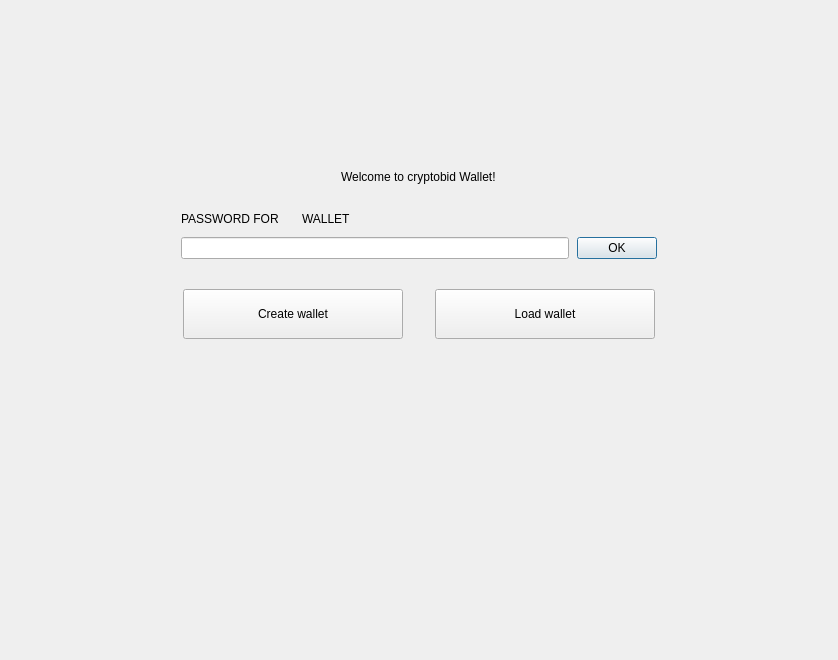
<?xml version="1.0" encoding="UTF-8"?>
<ui version="4.0">
 <class>NoWalletFrame</class>
 <widget class="QFrame" name="NoWalletFrame">
  <property name="geometry">
   <rect>
    <x>0</x>
    <y>0</y>
    <width>838</width>
    <height>660</height>
   </rect>
  </property>
  <property name="windowTitle">
   <string>Frame</string>
  </property>
  <property name="frameShape">
   <enum>QFrame::NoFrame</enum>
  </property>
  <property name="frameShadow">
   <enum>QFrame::Raised</enum>
  </property>
  <layout class="QVBoxLayout" name="verticalLayout">
   <property name="spacing">
    <number>0</number>
   </property>
   <property name="leftMargin">
    <number>0</number>
   </property>
   <property name="topMargin">
    <number>0</number>
   </property>
   <property name="rightMargin">
    <number>0</number>
   </property>
   <property name="bottomMargin">
    <number>0</number>
   </property>
   <item>
    <spacer name="verticalSpacer">
     <property name="orientation">
      <enum>Qt::Vertical</enum>
     </property>
     <property name="sizeType">
      <enum>QSizePolicy::Fixed</enum>
     </property>
     <property name="sizeHint" stdset="0">
      <size>
       <width>20</width>
       <height>170</height>
      </size>
     </property>
    </spacer>
   </item>
   <item alignment="Qt::AlignHCenter">
    <widget class="WalletGui::WalletHeaderLabel" name="m_welcomeLabel">
     <property name="text">
      <string>Welcome to cryptobid Wallet!</string>
     </property>
    </widget>
   </item>
   <item>
    <spacer name="verticalSpacer_4">
     <property name="orientation">
      <enum>Qt::Vertical</enum>
     </property>
     <property name="sizeType">
      <enum>QSizePolicy::Fixed</enum>
     </property>
     <property name="sizeHint" stdset="0">
      <size>
       <width>20</width>
       <height>25</height>
      </size>
     </property>
    </spacer>
   </item>
   <item alignment="Qt::AlignHCenter">
    <widget class="QFrame" name="m_passwordFrame">
     <property name="minimumSize">
      <size>
       <width>476</width>
       <height>0</height>
      </size>
     </property>
     <property name="maximumSize">
      <size>
       <width>338</width>
       <height>16777215</height>
      </size>
     </property>
     <property name="frameShape">
      <enum>QFrame::NoFrame</enum>
     </property>
     <property name="frameShadow">
      <enum>QFrame::Raised</enum>
     </property>
     <layout class="QVBoxLayout" name="verticalLayout_2">
      <property name="spacing">
       <number>8</number>
      </property>
      <property name="leftMargin">
       <number>0</number>
      </property>
      <property name="topMargin">
       <number>0</number>
      </property>
      <property name="rightMargin">
       <number>0</number>
      </property>
      <property name="bottomMargin">
       <number>0</number>
      </property>
      <item>
       <layout class="QHBoxLayout" name="horizontalLayout_4">
        <item>
         <widget class="QLabel" name="m_passwordTextLabel">
          <property name="sizePolicy">
           <sizepolicy hsizetype="Maximum" vsizetype="Preferred">
            <horstretch>0</horstretch>
            <verstretch>0</verstretch>
           </sizepolicy>
          </property>
          <property name="styleSheet">
           <string notr="true">[errorState=&quot;true&quot;] {
  color: #ef3131;
}</string>
          </property>
          <property name="text">
           <string>PASSWORD FOR</string>
          </property>
         </widget>
        </item>
        <item>
         <widget class="QLabel" name="m_walletNameLabel">
          <property name="text">
           <string/>
          </property>
         </widget>
        </item>
        <item>
         <widget class="QLabel" name="m_walletTextLabel">
          <property name="text">
           <string>WALLET</string>
          </property>
         </widget>
        </item>
        <item>
         <spacer name="horizontalSpacer_4">
          <property name="orientation">
           <enum>Qt::Horizontal</enum>
          </property>
          <property name="sizeHint" stdset="0">
           <size>
            <width>40</width>
            <height>20</height>
           </size>
          </property>
         </spacer>
        </item>
       </layout>
      </item>
      <item>
       <layout class="QHBoxLayout" name="horizontalLayout_5">
        <item>
         <widget class="QLineEdit" name="m_passwordEdit">
          <property name="sizePolicy">
           <sizepolicy hsizetype="Expanding" vsizetype="Fixed">
            <horstretch>0</horstretch>
            <verstretch>0</verstretch>
           </sizepolicy>
          </property>
          <property name="styleSheet">
           <string notr="true">[errorState=&quot;true&quot;] {
  border-color: #ef3131;
}</string>
          </property>
          <property name="echoMode">
           <enum>QLineEdit::Password</enum>
          </property>
         </widget>
        </item>
        <item>
         <widget class="WalletGui::WalletOkButton" name="m_okButton">
          <property name="enabled">
           <bool>true</bool>
          </property>
          <property name="text">
           <string>OK</string>
          </property>
          <property name="default">
           <bool>true</bool>
          </property>
         </widget>
        </item>
       </layout>
      </item>
     </layout>
    </widget>
   </item>
   <item>
    <spacer name="verticalSpacer_2">
     <property name="orientation">
      <enum>Qt::Vertical</enum>
     </property>
     <property name="sizeType">
      <enum>QSizePolicy::Fixed</enum>
     </property>
     <property name="sizeHint" stdset="0">
      <size>
       <width>20</width>
       <height>30</height>
      </size>
     </property>
    </spacer>
   </item>
   <item>
    <layout class="QHBoxLayout" name="horizontalLayout">
     <property name="spacing">
      <number>0</number>
     </property>
     <item>
      <spacer name="horizontalSpacer_2">
       <property name="orientation">
        <enum>Qt::Horizontal</enum>
       </property>
       <property name="sizeHint" stdset="0">
        <size>
         <width>40</width>
         <height>20</height>
        </size>
       </property>
      </spacer>
     </item>
     <item>
      <widget class="WalletGui::WalletLargeBlueButton" name="m_createWalletButton">
       <property name="sizePolicy">
        <sizepolicy hsizetype="Fixed" vsizetype="Fixed">
         <horstretch>0</horstretch>
         <verstretch>0</verstretch>
        </sizepolicy>
       </property>
       <property name="minimumSize">
        <size>
         <width>220</width>
         <height>50</height>
        </size>
       </property>
       <property name="maximumSize">
        <size>
         <width>220</width>
         <height>50</height>
        </size>
       </property>
       <property name="text">
        <string>Create wallet</string>
       </property>
      </widget>
     </item>
     <item>
      <spacer name="horizontalSpacer">
       <property name="orientation">
        <enum>Qt::Horizontal</enum>
       </property>
       <property name="sizeType">
        <enum>QSizePolicy::Fixed</enum>
       </property>
       <property name="sizeHint" stdset="0">
        <size>
         <width>32</width>
         <height>20</height>
        </size>
       </property>
      </spacer>
     </item>
     <item>
      <widget class="WalletGui::WalletLargeBlueButton" name="m_openWalletButton">
       <property name="sizePolicy">
        <sizepolicy hsizetype="Fixed" vsizetype="Fixed">
         <horstretch>0</horstretch>
         <verstretch>0</verstretch>
        </sizepolicy>
       </property>
       <property name="minimumSize">
        <size>
         <width>220</width>
         <height>50</height>
        </size>
       </property>
       <property name="maximumSize">
        <size>
         <width>220</width>
         <height>50</height>
        </size>
       </property>
       <property name="text">
        <string>Load wallet</string>
       </property>
      </widget>
     </item>
     <item>
      <spacer name="horizontalSpacer_3">
       <property name="orientation">
        <enum>Qt::Horizontal</enum>
       </property>
       <property name="sizeHint" stdset="0">
        <size>
         <width>40</width>
         <height>20</height>
        </size>
       </property>
      </spacer>
     </item>
    </layout>
   </item>
   <item>
    <spacer name="verticalSpacer_3">
     <property name="orientation">
      <enum>Qt::Vertical</enum>
     </property>
     <property name="sizeHint" stdset="0">
      <size>
       <width>20</width>
       <height>376</height>
      </size>
     </property>
    </spacer>
   </item>
  </layout>
 </widget>
 <customwidgets>
  <customwidget>
   <class>WalletGui::WalletOkButton</class>
   <extends>QPushButton</extends>
   <header>Gui/Common/WalletOkButton.h</header>
  </customwidget>
  <customwidget>
   <class>WalletGui::WalletHeaderLabel</class>
   <extends>QLabel</extends>
   <header>Gui/Common/WalletTextLabel.h</header>
  </customwidget>
  <customwidget>
   <class>WalletGui::WalletLargeBlueButton</class>
   <extends>QPushButton</extends>
   <header>Gui/Common/WalletBlueButton.h</header>
  </customwidget>
 </customwidgets>
 <resources/>
 <connections>
  <connection>
   <sender>m_okButton</sender>
   <signal>clicked()</signal>
   <receiver>NoWalletFrame</receiver>
   <slot>okClicked()</slot>
   <hints>
    <hint type="sourcelabel">
     <x>498</x>
     <y>266</y>
    </hint>
    <hint type="destinationlabel">
     <x>418</x>
     <y>329</y>
    </hint>
   </hints>
  </connection>
  <connection>
   <sender>m_passwordEdit</sender>
   <signal>textChanged(QString)</signal>
   <receiver>NoWalletFrame</receiver>
   <slot>passwordChanged(QString)</slot>
   <hints>
    <hint type="sourcelabel">
     <x>374</x>
     <y>265</y>
    </hint>
    <hint type="destinationlabel">
     <x>418</x>
     <y>329</y>
    </hint>
   </hints>
  </connection>
  <connection>
   <sender>m_passwordEdit</sender>
   <signal>returnPressed()</signal>
   <receiver>m_okButton</receiver>
   <slot>click()</slot>
   <hints>
    <hint type="sourcelabel">
     <x>374</x>
     <y>265</y>
    </hint>
    <hint type="destinationlabel">
     <x>616</x>
     <y>256</y>
    </hint>
   </hints>
  </connection>
 </connections>
 <slots>
  <signal>createWalletClickedSignal()</signal>
  <signal>openWalletClickedSignal()</signal>
  <slot>okClicked()</slot>
  <slot>passwordChanged(QString)</slot>
 </slots>
</ui>
